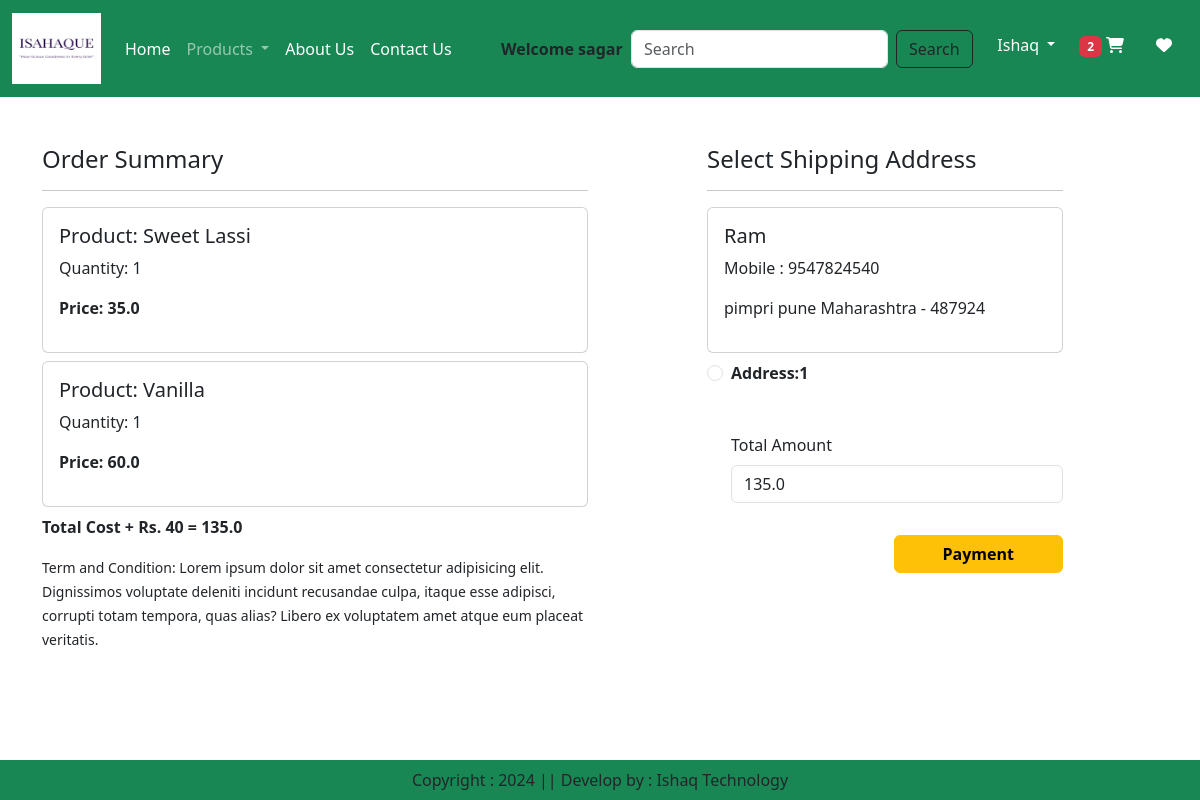
Screenshot of /checkout/ (signed in) with the database file from the repository.
### app/models.py (models this page shows, shortened)
class Cart(models.Model):
    user= models.ForeignKey(User, on_delete=models.CASCADE)
    product= models.ForeignKey(Product, on_delete=models.CASCADE)
    quantity= models.PositiveIntegerField(default=1)

class Product(models.Model):
    title=models.CharField(max_length=100)
    selling_price=models.FloatField()
    discounted_price=models.FloatField()
    description=models.TextField()
    composition=models.TextField(default='')
    prodapp=models.TextField(default='')
    category=models.CharField(choices=CATEGORY_CHOICES, max_length=2)
    product_image=models.ImageField(upload_to='product')

class Customer(models.Model):
    user = models.ForeignKey(User, on_delete=models.CASCADE)
    name = models.CharField(max_length=200)
    locality = models.CharField(max_length=200)
    city= models.CharField(max_length=50)
    mobile = models.IntegerField(default=0)
    zipcode= models.IntegerField()
    state= models.CharField(choices=STATE_CHOICES, max_length=100)

### app/views.py (the view, shortened to what this page needs)
# urls.py: path('checkout/', views.checkout.as_view(), name='checkout'),
class checkout(View):
    def get(self,request):
        totalitem = 0
        if request.user.is_authenticated:
            totalitem = len(Cart.objects.filter(user=request.user))
        user=request.user
        add=Customer.objects.filter(user=user)
        cart_items=Cart.objects.filter(user=user)
        famount=0
        for p in cart_items:
            value=p.quantity*p.product.discounted_price
            famount= famount+value
        totalamount=famount+40
        razoramount=int(totalamount*100)
        client = razorpay.Client(auth=(settings.RAZOR_KEY_ID, settings.RAZOR_KEY_SECRET))
        data={
            "amount":razoramount,
            "currency":"INR",
            "receipt":"order_rcptid_12",
        }
        payment_response = client.order.create(data=data)
        print(payment_response)
        order_id=payment_response['id']
        order_status=payment_response['status']
        return render(request,"app/checkout.html",locals())

### app/templates/app/checkout.html (shortened to what this page needs)
{% extends "app/base.html" %}
{% load static %}
{% block main-content %}
<div class="container">
 <div class="row mt-5">
    <div class="col-sm-6">
        <h4>Order Summary</h4>
        <hr>
        {% for item in cart_items %}
          <div class="card mb-2">
            <div class="card-body">
                <h5>Product: {{item.product.title}}</h5>
                <p>Quantity: {{item.quantity}}</p>
                <p class="fw-bold">Price: {{item.product.discounted_price}}</p>
            </div>
          </div>
        {% endfor %}
        <p class="fw-bold">Total Cost + Rs. 40 = {{totalamount}}</p>
        <small>Term and Condition: Lorem ipsum dolor sit amet consectetur adipisicing elit. Dignissimos voluptate deleniti incidunt recusandae culpa, itaque esse adipisci, corrupti totam tempora, quas alias? Libero ex voluptatem amet atque eum placeat veritatis.</small>
    </div>
    <div class="col-sm-4 offset-sm-1">
        <h4>Select Shipping Address</h4>
        <hr>
        <form method="post" id="myform">
            {% for ad in add %}
            <div class="card">
                <div class="card-body">
                <h5>{{ad.name}}</h5>
                <p>Mobile : {{ad.mobile}}</p>
                <p>{{ad.locality}} {{ad.city}} {{ad.state}} - {{ad.zipcode}}</p>
                </div>
            </div>
            <div class="form-check mt-2 mb-5">
                <input class="form-check-input" type="radio" name="custid" id="custadd{{forloop.counter}}" value="{{ad.id}}">
                <label class="form-check-label fw-bold" for="custadd{{forloop.counter}}">
                Address:{{forloop.counter}}</label>
            </div>
            {% endfor %}
               <div class="form-check mb-3">
                 <label for="totalamount" class="form-label">Total Amount</label>
                 <input type="number" class="form-control" name="totalamount" value={{totalamount}} readonly>
               </div>
               <div class="text-end">
                <button id="rzp-button1" type="submit" class="btn btn-warning mt-3 px-5 fw-bold">Payment</button>
               </div><br><br>
        </form>
    </div>
  </div>
</div>
{% endblock main-content %}

### app/templates/app/base.html (shortened to what this page needs)
<!DOCTYPE html>
{% load static %}
<html lang="en">
<head>
    <link href="https://cdn.jsdelivr.net/npm/bootstrap@5.3.2/dist/css/bootstrap.min.css" rel="stylesheet"
>
    <link rel="stylesheet" href="{% static 'app/css/owl.carousel.min.css' %}" />
    <link rel="stylesheet" href="{% static 'app/css/all.min.css' %}" />
    <link rel="stylesheet" href="{% static 'app/css/style.css' %}" />
</head>
<body>
    <nav class="navbar navbar-expand-lg navbar-dark bg-success">
        <div class="container-fluid">
          <a class="navbar-brand" href="/">
            <img src="{% static "app/images/ishaq.png" %}" width="89" height="71" />
          </a>
          <div class="collapse navbar-collapse" id="navbarSupportedContent">
            <ul class="navbar-nav me-auto mb-2 mb-lg-0">
              {% if request.user.is_authenticated %}
              <li class="nav-item">
                <a class="nav-link active" aria-current="page" href="/">Home</a>
              </li>
              <li class="nav-item dropdown">
                <a class="nav-link dropdown-toggle" href="#" role="button" data-bs-toggle="dropdown" aria-expanded="false">
                  Products
                </a>
              </li>
              <li class="nav-item">
                <a class="nav-link text-white" href="{% url 'about' %}">About Us</a>
              </li>
              <li class="nav-item">
                <a class="nav-link text-white" href="{% url 'contact' %}">Contact Us</a>
              </li>
            </ul>
            {% if user.is_authenticated %}
            <strong>Welcome {{user}}</strong>&nbsp;&nbsp;
            {% else %}
            <strong>Welcome Guest</strong>&nbsp;&nbsp;
            {% endif %}
            <form class="d-flex" role="search" action="/search" method="get">
              <input class="form-control me-2" type="search" placeholder="Search" name="search"
              aria-label="Search">
              <button class="btn btn-outline-dark" type="submit">Search</button>
            </form>
          </div>&nbsp;&nbsp;&nbsp;&nbsp;
          <ul class="navbar-nav me-auto mb-2 mb-lg-0">
            <li class="nav-item dropdown mb-2">
              <a class="nav-link dropdown-toggle text-white" href="#" role="button" id="profiledropdown"  data-bs-toggle="dropdown" aria-expanded="false">Ishaq
              </a>
            </li>
            <li class="nav-item mx-2">
              <a href="{% url 'showcart' %}" class="nav-link text-white"><span class="badge bg-danger">
              {% if totalitem > 0 %} {{totalitem}} {% endif %}</span>&nbsp;<i class="fa fa-shopping-cart"></i></a>
            </li>
            <li class="nav-item mx-2">
              <a href="#" class="nav-link text-white"><i class="fa fa-heart"></i></a>
            </li>
            {% endif %}
          </ul>
        </div>
      </nav>
      {% block main-content %} {% endblock main-content %}
      <footer class="container-fluid fixed-bottom bg-success text-center p-2 mt-5">
        Copyright : 2024 || Develop by : Ishaq Technology
      </footer>
</body>
</html>

### rows the page displays
Cart: product "Sweet Lassi", quantity "1", product.discounted_price "35.0"
Cart: product "Vanilla", quantity "1", product.discounted_price "60.0"
Customer: name "Ram", mobile "9547824540", locality "pimpri", city "pune", state "Maharashtra", zipcode "487924"

### other values shown
{{ user }} "sagar"
{{ totalitem }} "2"
{{ totalamount }} "135.0"
